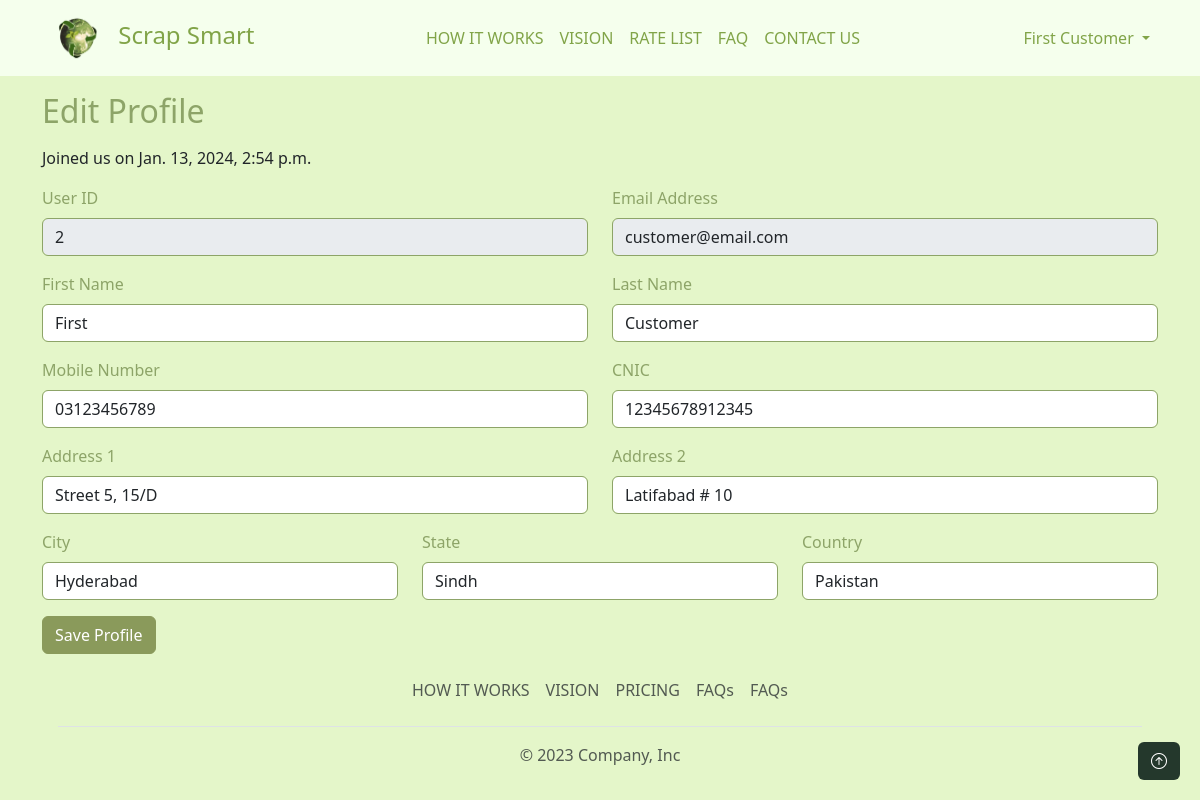
Screenshot of /customer/edit-profile (signed in) with the database file from the repository.
### users/models.py (models this page shows, shortened)
class User(AbstractUser):
    username = None
    email = models.EmailField(unique=True)
    user_type = models.CharField(max_length=10, choices=[(tag.name, tag.value) for tag in UserType], default=UserType.CUSTOMER.value)
    USERNAME_FIELD = 'email'
    REQUIRED_FIELDS = []
    objects = UserManager()
    def is_customer(self):
        return self.user_type == UserType.CUSTOMER.value

class TimestampedModel(models.Model):
    created_at = models.DateTimeField(auto_now_add=True)
    updated_at = models.DateTimeField(auto_now=True)
    class Meta:
        abstract = True

class PersonalDetails(TimestampedModel):
    user = models.OneToOneField(User, on_delete=models.CASCADE, primary_key=True)
    mobile_number = models.CharField(max_length=13)
    address1 = models.CharField(max_length=100, null=True, blank=True)
    address2 = models.CharField(max_length=100, null=True, blank=True)
    city = models.CharField(max_length=50, null=True, blank=True)
    state = models.CharField(max_length=50, null=True, blank=True)
    country = models.CharField(max_length=50, null=True, blank=True)
    cnic = models.CharField(max_length=15, null=True, blank=True)
    vehicle_no = models.CharField(max_length=15, null=True, blank=True)
    vehicle_type = models.CharField(max_length=13, null=True, blank=True, choices=[(tag.name, tag.value) for tag in VehicleType])
    status = models.BooleanField(default=True)

### customer/views.py (the view, shortened to what this page needs)
# urls.py: path("edit-profile", views.customer_edit_profile, name="customer_edit_profile"),
def customer_edit_profile(request):
    context = {}
    personal_details = PersonalDetails.objects.filter(user=request.user).first()
    context.update({
        'personal_details': personal_details
    })
    return render(request, 'customer/edit_profile.html', context)

### customer/templates/customer/edit_profile.html (shortened to what this page needs)
{% extends "users/base.html" %}
{% load static %}
{% block content %}
<div class="container">
    <h2 class="my-3">Edit Profile</h2>
    <form method="POST" action="">
        <p class="text-dark">Joined us on {{request.user.date_joined}}</p>
        <div class="row">
            <div class="col-6">
                <div class="mb-3">
                    <label for="user_id" class="form-label">User ID</label>
                    <input type="text" class="form-control" id="user_id" placeholder="User ID" name="user_id" value="{{request.user.id}}" disabled>
                </div>
            </div>
            <div class="col-6">
                <div class="mb-3">
                    <label for="first_name" class="form-label">Email Address</label>
                    <input type="text" class="form-control" id="first_name" placeholder="Email Address" name="Email Address" value="{{request.user.email}}" disabled>
                </div>
            </div>
        </div>
        <div class="row">
            <div class="col-6">
                <div class="mb-3">
                    <label for="first_name" class="form-label">First Name</label>
                    <input type="text" class="form-control" id="first_name" placeholder="First Name" name="first_name" value="{{request.user.first_name}}">
                </div>
            </div>
            <div class="col-6">
                <div class="mb-3">
                    <label for="last_name" class="form-label">Last Name</label>
                    <input type="text" class="form-control" id="last_name" placeholder="Last Name" name="last_name" value="{{request.user.last_name}}">
                </div>
            </div>
        </div>
        <div class="row">
            <div class="col-6">
                <div class="mb-3">
                    <label for="mobile_number" class="form-label">Mobile Number</label>
                    <input type="text" class="form-control" id="mobile_number" placeholder="Mobile Number" name="mobile_number" value="{{ personal_details.mobile_number }}">
                </div>
            </div>
            <div class="col-6">
                <div class="mb-3">
                    <label for="cnic" class="form-label">CNIC</label>
                    <input type="text" class="form-control" id="cnic" placeholder="CNIC" name="cnic" value="{{ personal_details.cnic }}">
                </div>
            </div>
        </div>
        <div class="row">
            <div class="col-6">
                <div class="mb-3">
                    <label for="addres1" class="form-label">Address 1</label>
                    <input type="text" class="form-control" id="addres1" placeholder="Address 1" name="address1" value="{{ personal_details.address1 }}">
                </div>
            </div>
            <div class="col-6">
                <div class="mb-3">
                    <label for="addres2" class="form-label">Address 2</label>
                    <input type="text" class="form-control" id="addres2" placeholder="Address 2" name="address2" value="{{ personal_details.address2 }}">
                </div>
            </div>
        </div>
        <div class="row">
            <div class="col-4">
                <div class="mb-3">
                    <label for="city" class="form-label">City</label>
                    <input type="text" class="form-control" id="city" placeholder="City" name="city" value="{{ personal_details.city }}">
                </div>
            </div>
            <div class="col-4">
                <div class="mb-3">
                    <label for="state" class="form-label">State</label>
                    <input type="text" class="form-control" id="state" placeholder="State" name="state" value="{{ personal_details.state }}">
                </div>
            </div>
            <div class="col-4">
                <div class="mb-3">
                    <label for="country" class="form-label">Country</label>
                    <input type="text" class="form-control" id="country" placeholder="Country" name="country" value="{{ personal_details.country }}">
                </div>
            </div>
        </div>
        <button type="submit" class="btn btn-second">Save Profile</button>
    </form>
</div>
{% endblock content %}

### users/templates/users/base.html (shortened to what this page needs)
{% load static %}
<!Doctype html>
<html lang="en">
  <head>
    <link href="https://cdn.jsdelivr.net/npm/bootstrap@5.3.2/dist/css/bootstrap.min.css" rel="stylesheet">
    <link rel="stylesheet" href="https://cdn.jsdelivr.net/npm/bootstrap-icons@1.11.1/font/bootstrap-icons.css">
    <link rel="stylesheet" href="{% static 'users/custom.css' %}">
  </head>
  <body>
    <nav class="navbar navbar-expand-lg bg-body-tertiary mb-3">
      <div class="container">
        <a class="navbar-brand" href="{% url 'index' %}">
          <img src="{% static 'fresh-logo.png' %}" alt="Logo" width="70" height="50" class="">
          Scrap Smart
        </a>
        <div class="collapse navbar-collapse" id="navbarSupportedContent">
          <ul class="navbar-nav mx-auto mb-2 mb-lg-0">
            <li class="nav-item">
              <a class="nav-link"href="{% url "index" %}#how-it-works">HOW IT WORKS</a>
            </li>
            <li class="nav-item">
              <a class="nav-link"href="{% url "index" %}#our-mission">VISION</a>
            </li>
            <li class="nav-item">
              <a class="nav-link"href="{% url "index" %}#pricing">RATE LIST</a>
            </li>
            <li class="nav-item">
              <a class="nav-link"href="{% url "index" %}#faq">FAQ</a>
            </li>
            <li class="nav-item">
              <a class="nav-link"href="{% url "index" %}#contact-us">CONTACT US</a>
            </li>
          </ul>
          {% if user.is_authenticated %}
          <ul class="navbar-nav">
            <li class="nav-item dropdown">
              <a class="nav-link dropdown-toggle" href="#" role="button" data-bs-toggle="dropdown" aria-expanded="false">
                {% if user.get_full_name %}
                {{user.get_full_name}}
                {% else %}
                Please update your name.
                {% endif %}
              </a>
            </li>
          </ul>
          {% else %}
          <div>
            {% comment %} <a href="{% url 'login' %}" class="btn btn-outline">Login</a>  {% endcomment %}
            <a href="{% url 'register' %}" class="btn btn-outline">Sell Scrap</a>
          </div>
          {% endif %}
        </div>
      </div>
    </nav>
    {% block content %}
    {% endblock content %}
    <footer class="footer">
      <div class="container">
          <footer class="p-3">
            <ul class="nav justify-content-center border-bottom pb-3 mb-3">
              <li class="nav-item"><a href="#how-it-works" class="nav-link px-2 text-muted">HOW IT WORKS</a></li>
              <li class="nav-item"><a href="#our-mission" class="nav-link px-2 text-muted">VISION</a></li>
              <li class="nav-item"><a href="#pricing" class="nav-link px-2 text-muted">PRICING</a></li>
              <li class="nav-item"><a href="#faq" class="nav-link px-2 text-muted">FAQs</a></li>
              <li class="nav-item"><a href="#contact-us" class="nav-link px-2 text-muted">FAQs</a></li>
            </ul>
            <p class="text-center text-muted">&copy; 2023 Company, Inc</p>
          </footer>
        </div>
  </footer>
  <a href="#top" id="scrollToTopBtn" class="btn"><i class="bi bi-arrow-up-circle"></i></a>
  </body>
</html>

### users/static/users/custom.css (style rules this page uses)
body { color: #81a448; background-color: #e4f6c9; }
a { color: #C08081; }
.btn-second { background-color: #8a9a5b; border-color: #8a9a5b; color: #fff; }
body, p, h1, h2, h3, h4, h5, h6 { color: #8da468; }
.navbar { background-color: #f5ffed !important; }
.nav-link { color: #81a448; }
.navbar-brand { font-size:x-large; color: #81a448; }
.form-control { border-color: #8da468; }
#scrollToTopBtn { background-color: #24382C; color: #FFF; position: fixed; bottom: 20px; right: 20px; display: block; }

### rows the page displays
User: get_full_name "First Customer", user.date_joined "Jan. 13, 2024, 2:54 p.m.", user_id "2", user.email "customer@email.com", first_name "First", last_name "Customer"
PersonalDetails: mobile_number "03123456789", cnic "12345678912345", address1 "Street 5, 15/D", address2 "Latifabad # 10", city "Hyderabad", state "Sindh", country "Pakistan"
